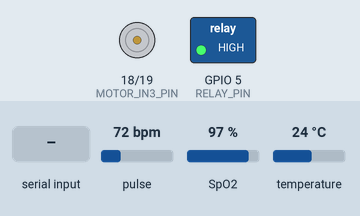
Bench run of a sketch on a simulated ESP32. Shown: motor-driver pin pairs drawn as motors (green arrow = first pin HIGH = forward, orange = second pin HIGH = backward, longer = more drive, scaled by the enable pin), switched loads named in the sketch (green lamp = pin HIGH). Inputs (shaded band) come from the test bench; at power-on: pulse 72 bpm, SpO2 97 %, temperature 24 °C. What the sketch prints to the serial monitor is not drawn.

Above: at 5.7 s.
5.8 s: "90,45\n" received over Serial
At 6.6 s:
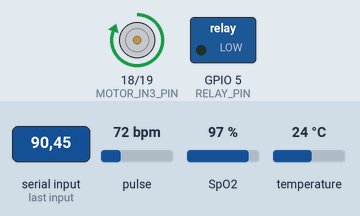
At 7.7 s:
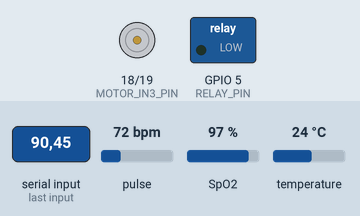
Timing chart, 0 to 13.0 s (numbered marks = the images above; inputs shaded):
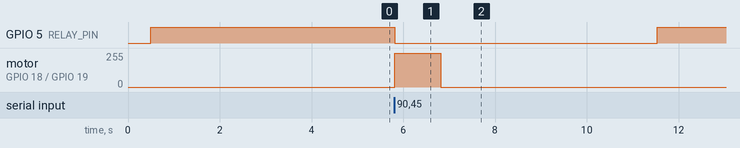

The sketch:

COPD_arduino_code.ino
```cpp
#include <Arduino.h>
#include <Wire.h>

#include "MAX30105.h"
#include "spo2_algorithm.h"

#include <OneWire.h>
#include <DallasTemperature.h>

// =====================================================
// PIN DEFINITIONS
// =====================================================

// MAX30102
const int MAX30102_SDA_PIN = 21;
const int MAX30102_SCL_PIN = 22;

// DS18B20
const int DS18B20_PIN = 4;

// Relay module
const int RELAY_PIN = 5;

// L298N right-side channel
const int MOTOR_IN3_PIN = 18;
const int MOTOR_IN4_PIN = 19;
const int MOTOR_ENB_PIN = 23;

// Most relay modules are active LOW
const int RELAY_ON_LEVEL = LOW;
const int RELAY_OFF_LEVEL = HIGH;

// =====================================================
// TIMING SETTINGS
// =====================================================

// Send SpO2 and temperature every 100 ms
const unsigned long SEND_INTERVAL_MS = 100;

// Stop actuators when LabVIEW communication disappears
const unsigned long COMMAND_TIMEOUT_MS = 5000;

// Temperature update interval
const unsigned long TEMPERATURE_INTERVAL_MS = 1000;

// DS18B20 conversion time at 10-bit resolution
const unsigned long TEMPERATURE_CONVERSION_MS = 200;

// Keep previous valid SpO2 briefly
const unsigned long SPO2_HOLD_TIME_MS = 5000;

// MAX30102 finger detection level
const uint32_t FINGER_IR_THRESHOLD = 10000;

const unsigned long MOTOR_60_DEGREE_TIME_MS = 1000;

// MAX30102 VARIABLES

MAX30105 max30102;

const int32_t SAMPLE_COUNT = 100;
const int32_t NEW_SAMPLE_COUNT = 25;

uint32_t redBuffer[SAMPLE_COUNT];
uint32_t irBuffer[SAMPLE_COUNT];

int32_t calculatedSpO2 = -1;
int32_t calculatedHeartRate = -1;

int8_t validSpO2 = 0;
int8_t validHeartRate = 0;

int32_t storedSpO2 = -1;

bool max30102Found = false;

unsigned long lastValidSpO2Time = 0;

// DS18B20 VARIABLES

OneWire oneWire(DS18B20_PIN);
DallasTemperature temperatureSensor(&oneWire);

bool ds18b20Found = false;
bool temperatureConversionRunning = false;

float storedTemperatureC = -127.0;

unsigned long temperatureRequestTime = 0;
unsigned long previousTemperatureTime = 0;

// ACTUATOR VARIABLES

bool relayState = false;
bool bedMotorState = false;

unsigned long lastValidCommandTime = 0;
unsigned long previousSendTime = 0;

bool motorMovementActive = false;
unsigned long motorMovementStartTime = 0;

int previousMotorValue = 0;

// RELAY CONTROL

void setAirPumpRelay(bool turnOn)
{
  relayState = turnOn;

  if (turnOn)
  {
    digitalWrite(RELAY_PIN, RELAY_ON_LEVEL);
  }
  else
  {
    digitalWrite(RELAY_PIN, RELAY_OFF_LEVEL);
  }
}

// BED MOTOR CONTROL

void stopBedMotor()
{
  bedMotorState = false;
  motorMovementActive = false;

  digitalWrite(MOTOR_ENB_PIN, LOW);
  digitalWrite(MOTOR_IN3_PIN, LOW);
  digitalWrite(MOTOR_IN4_PIN, LOW);
}

// Motor moves forward for approximately 60 degrees
void moveBedForward60Degrees()
{
  bedMotorState = true;
  motorMovementActive = true;
  motorMovementStartTime = millis();

  digitalWrite(MOTOR_IN3_PIN, HIGH);
  digitalWrite(MOTOR_IN4_PIN, LOW);
  digitalWrite(MOTOR_ENB_PIN, HIGH);
}

// Motor moves backward for approximately 60 degrees
void moveBedBackward60Degrees()
{
  bedMotorState = true;
  motorMovementActive = true;
  motorMovementStartTime = millis();

  digitalWrite(MOTOR_IN3_PIN, LOW);
  digitalWrite(MOTOR_IN4_PIN, HIGH);
  digitalWrite(MOTOR_ENB_PIN, HIGH);
}

// Automatically stops the motor after the calibrated time
void updateBedMotorMovement()
{
  if (
    motorMovementActive &&
    millis() - motorMovementStartTime >=
    MOTOR_60_DEGREE_TIME_MS
  )
  {
    stopBedMotor();
  }
}

void stopAllActuators()
{
  setAirPumpRelay(false);
  stopBedMotor();
}

// PROCESS COMMA-SEPARATED LABVIEW STRING

void processLabVIEWCommand(String inputString)
{

  // Removes newline, carriage return and spaces
  inputString.trim();

  // Find the comma position
  int commaIndex = inputString.indexOf(',');

  // Ignore invalid strings without a comma
  if (commaIndex < 0)
  {
    return;
  }

  // Separate the string into two parts
  String firstPart =
    inputString.substring(0, commaIndex);

  String secondPart =
    inputString.substring(commaIndex + 1);

  // Convert text into floating-point values
  float firstFloat = firstPart.toFloat();
  float secondFloat = secondPart.toFloat();

  int relayValue = 0;
  int motorValue = 0;

  if (firstFloat >= 0.5)
  {
    relayValue = 1;
  }

  if (secondFloat >= 0.5)
  {
    motorValue = 1;
  }

  // First value controls the relay
  if (relayValue == 1)
  {
    setAirPumpRelay(true);
  }
  else
  {
    setAirPumpRelay(false);
  }


  if (motorValue != previousMotorValue)
  {
    if (motorValue == 1)
    {
      moveBedForward60Degrees();
    }
    else
    {
      moveBedBackward60Degrees();
    }

    previousMotorValue = motorValue;
  }

  // Record the latest valid LabVIEW command time
  lastValidCommandTime = millis();
}

// READ STRING FROM LABVIEW

void readLabVIEWCommand()
{

  while (Serial.available() > 0)
  {
    // Read characters until newline
    String inputString =
      Serial.readStringUntil('\n');

    // Remove spaces and carriage return
    inputString.trim();

    if (inputString.length() > 0)
    {
      processLabVIEWCommand(inputString);
    }
  }
}

// SEND SENSOR VALUES TO LABVIEW

void sendSensorValues()
{
  unsigned long currentTime = millis();

  if (
    currentTime - previousSendTime >=
    SEND_INTERVAL_MS
  )
  {
    previousSendTime = currentTime;


    Serial.print(storedSpO2);
    Serial.print(",");
    Serial.println(storedTemperatureC, 2);
  }
}

// TEMPERATURE FUNCTIONS

void startTemperatureConversion()
{
  if (!ds18b20Found)
  {
    return;
  }

  temperatureSensor.requestTemperatures();

  temperatureRequestTime = millis();
  temperatureConversionRunning = true;
}

void updateTemperature()
{
  if (!ds18b20Found)
  {
    storedTemperatureC = -127.0;
    return;
  }

  unsigned long currentTime = millis();

  // Read the completed DS18B20 conversion
  if (
    temperatureConversionRunning &&
    currentTime - temperatureRequestTime >=
    TEMPERATURE_CONVERSION_MS
  )
  {
    float newTemperature =
      temperatureSensor.getTempCByIndex(0);

    if (
      newTemperature != DEVICE_DISCONNECTED_C &&
      newTemperature >= -55.0 &&
      newTemperature <= 125.0
    )
    {
      storedTemperatureC = newTemperature;
    }
    else
    {
      storedTemperatureC = -127.0;
    }

    temperatureConversionRunning = false;
  }

  // Start the next temperature measurement
  if (
    !temperatureConversionRunning &&
    currentTime - previousTemperatureTime >=
    TEMPERATURE_INTERVAL_MS
  )
  {
    previousTemperatureTime = currentTime;
    startTemperatureConversion();
  }
}

// MAX30102 SAMPLE FUNCTIONS

void waitForMax30102Sample()
{
  while (!max30102.available())
  {
    max30102.check();

    // Continue receiving LabVIEW commands
    readLabVIEWCommand();

    // Continue controlling timed motor movement
    updateBedMotorMovement();

    // Continue temperature measurement
    updateTemperature();

    // Continue sending stored sensor values
    sendSensorValues();

    delay(1);
  }
}

void readOneMax30102Sample(
  uint32_t &redValue,
  uint32_t &irValue
)
{
  waitForMax30102Sample();

  redValue = max30102.getRed();
  irValue = max30102.getIR();

  max30102.nextSample();
}

// CALCULATE SPO2

void calculateSpO2()
{
  maxim_heart_rate_and_oxygen_saturation(
    irBuffer,
    SAMPLE_COUNT,
    redBuffer,
    &calculatedSpO2,
    &validSpO2,
    &calculatedHeartRate,
    &validHeartRate
  );

  uint32_t latestIR =
    irBuffer[SAMPLE_COUNT - 1];

  bool fingerDetected =
    latestIR >= FINGER_IR_THRESHOLD;

  // No finger
  if (!fingerDetected)
  {
    storedSpO2 = -1;
    return;
  }

  // Valid SpO2
  if (
    validSpO2 == 1 &&
    calculatedSpO2 >= 70 &&
    calculatedSpO2 <= 100
  )
  {
    storedSpO2 = calculatedSpO2;
    lastValidSpO2Time = millis();
  }
  else
  {
    // Remove an old value after five seconds
    if (
      millis() - lastValidSpO2Time >
      SPO2_HOLD_TIME_MS
    )
    {
      storedSpO2 = -1;
    }
  }
}

// COLLECT INITIAL MAX30102 SAMPLES

void collectInitialSamples()
{
  for (int32_t i = 0; i < SAMPLE_COUNT; i++)
  {
    readOneMax30102Sample(
      redBuffer[i],
      irBuffer[i]
    );
  }

  calculateSpO2();
}
// UPDATE MAX30102

void updateSpO2()
{
  if (!max30102Found)
  {
    storedSpO2 = -1;
    return;
  }

  // Keep the newest 75 samples
  for (
    int32_t i = NEW_SAMPLE_COUNT;
    i < SAMPLE_COUNT;
    i++
  )
  {
    redBuffer[i - NEW_SAMPLE_COUNT] =
      redBuffer[i];

    irBuffer[i - NEW_SAMPLE_COUNT] =
      irBuffer[i];
  }

  // Collect 25 new samples
  for (
    int32_t i = SAMPLE_COUNT - NEW_SAMPLE_COUNT;
    i < SAMPLE_COUNT;
    i++
  )
  {
    readOneMax30102Sample(
      redBuffer[i],
      irBuffer[i]
    );
  }

  calculateSpO2();
}

// SETUP

void setup()
{
  Serial.begin(115200);

  Serial.setTimeout(50);

  delay(500);

  // Actuator pins

  pinMode(RELAY_PIN, OUTPUT);

  pinMode(MOTOR_IN3_PIN, OUTPUT);
  pinMode(MOTOR_IN4_PIN, OUTPUT);
  pinMode(MOTOR_ENB_PIN, OUTPUT);

  stopAllActuators();

  lastValidCommandTime = millis();

  // Initial LabVIEW motor state is OFF
  previousMotorValue = 0;

  // DS18B20 setup

  temperatureSensor.begin();

  ds18b20Found =
    temperatureSensor.getDeviceCount() > 0;

  if (ds18b20Found)
  {
    temperatureSensor.setResolution(10);
    temperatureSensor.setWaitForConversion(false);

    previousTemperatureTime = millis();
    startTemperatureConversion();
  }
  else
  {
    storedTemperatureC = -127.0;
  }

  // MAX30102 setup

  Wire.begin(
    MAX30102_SDA_PIN,
    MAX30102_SCL_PIN
  );

  max30102Found =
    max30102.begin(
      Wire,
      I2C_SPEED_STANDARD
    );

  if (max30102Found)
  {
    byte ledBrightness = 60;
    byte sampleAverage = 4;
    byte ledMode = 2;
    int sampleRate = 100;
    int pulseWidth = 411;
    int adcRange = 4096;

    max30102.setup(
      ledBrightness,
      sampleAverage,
      ledMode,
      sampleRate,
      pulseWidth,
      adcRange
    );

    max30102.setPulseAmplitudeRed(0x3C);
    max30102.setPulseAmplitudeIR(0x3C);
    max30102.setPulseAmplitudeGreen(0);

    collectInitialSamples();
  }
  else
  {
    storedSpO2 = -1;
  }
}

// MAIN LOOP

void loop()
{
  // Receive actuator values from LabVIEW
  readLabVIEWCommand();

  // Stop motor automatically after approximately 60°
  updateBedMotorMovement();

  // Update temperature
  updateTemperature();

  // Send SpO2 and temperature to LabVIEW
  sendSensorValues();

  // Update SpO2
  if (max30102Found)
  {
    updateSpO2();
  }
  else
  {
    /*
      Continue LabVIEW communication even when
      the MAX30102 is disconnected.
    */

    unsigned long waitStart = millis();

    while (millis() - waitStart < 1000)
    {
      readLabVIEWCommand();
      updateBedMotorMovement();
      updateTemperature();
      sendSensorValues();

      delay(5);
    }
  }


  if (
    millis() - lastValidCommandTime >
    COMMAND_TIMEOUT_MS
  )
  {
    if (relayState || bedMotorState)
    {
      stopAllActuators();
    }
  }

  delay(1);
}
```

Measured:
- after the input at 5.8 s, GPIO 5 (RELAY_PIN): HIGH → LOW at once, → HIGH 5.7 s later; motor on GPIO 18 (MOTOR_IN3_PIN) / GPIO 19 (MOTOR_IN4_PIN): stopped → forward 255/255 at once, → stopped 1.0 s later
